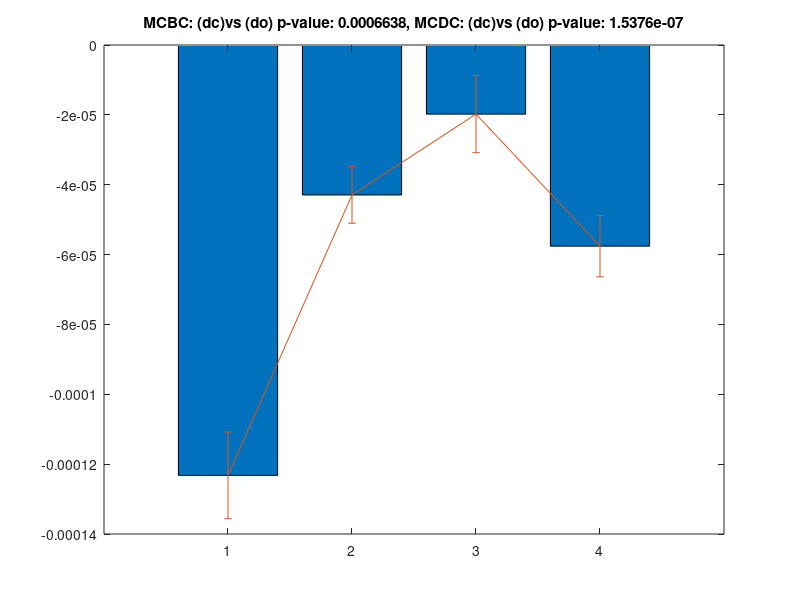

The MATLAB source for this figure: (Note: this script raises an error after producing the figure.)
%conn = database('',databaseuser,databasepwd,'com.mysql.jdbc.Driver', ...
%	databaseurl);
%
%%List of files
%files = fetch(exec(conn, ['SELECT et.`manualrecording` FROM experiment_tuning et']));
%files = files.Data;
%
%%Torque tuning angle (velocity)
%deltaBCI = [];
%deltacotuned = [];
%deltaother = [];
%
%dother = [];
%dcotuned = [];
%
%nR = 50;
%
%rng(15);
%
%for rep = 1:nR
%	display(['rep = ' num2str(rep)])
%	for idx = 1:length(files)
%		cotunedgranger = [];
%		othergranger = [];
%		mcfile = files{idx};
%		all_data = fetch(exec(conn, ['SELECT fl1.dir, fl2.dir, fl5.dir, et1.`tuning_type`, flin1.unit FROM '...
%		'`experiment_tuning` et1 '...
%		'INNER JOIN `fits` flin1 '...
%		'ON flin1.`nev file` = et1.`manualrecording`'...
%		'INNER JOIN `fits_linear` fl1 '...
%		'ON flin1.id = fl1.id '...
%		'INNER JOIN `fits` flin2 '...
%		'ON flin2.`nev file` = et1.`1DBCrecording`'...
%		'INNER JOIN `fits_linear` fl2 '...
%		'ON flin2.id = fl2.id '...
%		'INNER JOIN `fits` flin5 '...
%		'ON flin5.`nev file` = et1.`dualrecording` '...
%		'INNER JOIN `fits_linear` fl5 '...
%		'ON flin5.id = fl5.id '...
%		'WHERE flin1.modelID = 30 AND flin2.modelID = 30 AND flin5.modelID = 30 ' ...
%		'AND flin1.unit = flin2.unit AND flin2.unit = flin5.unit ' ...
%		'AND fl1.r2 > 0.0 '...
%		'AND NOT EXISTS (SELECT * FROM `bci_units` bci WHERE bci.`ID` = et1.`1DBCrecording` AND bci.unit = flin1.unit) '...
%		'AND et1.`manualrecording` = "' mcfile '" '...
%		'AND (et1.`tuning_type` = 1 OR et1.`tuning_type` = 3 OR et1.`tuning_type` = 4)']));
%		if strcmp(all_data.Data, 'No Data')
%			continue 
%		end
%		if size(all_data.Data, 1) < 4 
%			continue 
%		end
%	
%		all_theta = cell2mat(all_data.Data(:,1:3));
%		tuningtype = cell2mat(all_data.Data(:,4));
%		otherunits = all_data.Data(:,5);
%		
%		nU = size(otherunits, 1);
%		nonbciidx = randsample(nU,1);
%		otheridx = setdiff(1:nU, nonbciidx);
%
%		bci_theta = all_theta(nonbciidx,:);
%		bci_unit = otherunits(nonbciidx);
%
%		all_theta = all_theta(otheridx,:);
%		tuningtype = tuningtype(otheridx);
%		otherunits = otherunits(otheridx);
%
%		nU = nU - 1;
%		
%		%Pick cotuned units to BCI units in MC
%		diff_MC_theta = cos(bci_theta(1) - all_theta(:,1));
%		
%		%Pick top two
%		[l, cotunedidx] = sort(diff_MC_theta, 'descend'); 
%		cotunedidx = cotunedidx(1:2);
%		bcicotuned = diff_MC_theta(cotunedidx);
%		cotunedunits = otherunits(cotunedidx);
%	
%		%Pick random two 
%		otheridx = randsample(setdiff(1:nU, cotunedidx), 2);
%		otherunitnames = otherunits(otheridx);
%	
%		%Granger for cotuned units
%		skipthisone = 0;
%		for j = 1:length(cotunedunits)
%			unit = cotunedunits{j};
%			GC = fetch(exec(conn, ['SELECT fBC.analyses_id, fMC.`nev file`, fMC.unit tounit, '...
%			' egMC.fromunit, egMC.score egMCscore, egBC.score egBCscore, fconstMC.dev, fconstBC.dev, et.`tuning_type` FROM `experiment_tuning` et '...
%			'INNER JOIN `fits` fMC '...
%			'ON et.`manualrecording` = fMC.`nev file` '...
%			'INNER JOIN `estimates_te` egMC '...
%			'ON egMC.`id` = fMC.`id` '...
%			'INNER JOIN `fits` fBC '...
%			'ON et.`1DBCrecording` = fBC.`nev file` '...
%			'INNER JOIN `estimates_te` egBC '...
%			'ON egBC.`id` = fBC.`id` '...
%			'INNER JOIN `fits` fconstBC '...
%			'ON fconstBC.`nev file` = et.`1DBCrecording` AND fconstBC.unit = fMC.unit '...
%			'INNER JOIN `fits` fconstMC '...
%			'ON fconstMC.`nev file` = et.`manualrecording` AND fconstMC.unit = fMC.unit '...
%			'WHERE fMC.unit = fBC.unit AND egMC.fromunit = egBC.fromunit AND fMC.modelID = 37 AND fBC.modelID = 37 AND fMC.analyses_id = fBC.analyses_id '...
%			'AND fconstBC.modelID = 31 AND fconstMC.modelID = 31 '...
%			'AND NOT EXISTS (SELECT * FROM `bci_units` bci WHERE bci.`ID` = et.`1DBCrecording` AND bci.unit = fMC.unit) '...
%			'AND egMC.fromunit = "' unit '" '...
%			'AND fMC.unit = "' bci_unit{1} '" '...
%			'AND et.`manualrecording` = "' mcfile '"']));
%			if strcmp(GC.Data, 'No Data')
%				skipthisone = 1;
%				continue;
%			end		
%			cotunedgranger(j,1:2) = cell2mat(GC.Data(:,5:6));
%		end
%		if skipthisone == 1
%			continue;
%		end
%	
%		%Granger for other units
%		skipthisone = 0;
%		for j = 1:length(otherunitnames)
%			unit = otherunitnames{j};
%			GC = fetch(exec(conn, ['SELECT fBC.analyses_id, fMC.`nev file`, fMC.unit tounit, '...
%			' egMC.fromunit, egMC.score egMCscore, egBC.score egBCscore, fconstMC.dev, fconstBC.dev, et.`tuning_type` FROM `experiment_tuning` et '...
%			'INNER JOIN `fits` fMC '...
%			'ON et.`manualrecording` = fMC.`nev file` '...
%			'INNER JOIN `estimates_te` egMC '...
%			'ON egMC.`id` = fMC.`id` AND egMC.`fromunit` = "' unit '" ' ...
%			'INNER JOIN `fits` fBC '...
%			'ON et.`1DBCrecording` = fBC.`nev file` '...
%			'INNER JOIN `estimates_te` egBC '...
%			'ON egBC.`id` = fBC.`id` '...
%			'INNER JOIN `fits` fconstBC '...
%			'ON fconstBC.`nev file` = et.`1DBCrecording` AND fconstBC.unit = fMC.unit '...
%			'INNER JOIN `fits` fconstMC '...
%			'ON fconstMC.`nev file` = et.`manualrecording` AND fconstMC.unit = fMC.unit '...
%			'WHERE fMC.unit = fBC.unit AND egMC.fromunit = egBC.fromunit AND fMC.modelID = 37 AND fBC.modelID = 37 AND fMC.analyses_id = fBC.analyses_id '...
%			'AND fconstBC.modelID = 31 AND fconstMC.modelID = 31 '...
%			'AND NOT EXISTS (SELECT * FROM `bci_units` bci WHERE bci.`ID` = et.`1DBCrecording` AND bci.unit = fMC.unit) '...
%			'AND fMC.unit = "' bci_unit{1} '" '...
%			'AND et.`manualrecording` = "' mcfile '"']));
%			if strcmp(GC.Data, 'No Data')
%				skipthisone = 1;
%				continue;
%			end		
%			othergranger(j,1:2) = cell2mat(GC.Data(:,5:6));
%		end
%		if skipthisone == 1
%			continue;
%		end
%	
%		diffcotuned = diff(cotunedgranger, 1,2);
%		diffother = diff(othergranger, 1,2);
%		dcotuned = [dcotuned(:); diffcotuned(:)];
%		dother = [dother(:); diffother(:)];
%	end
%end
%
%dcotunedMCBC = dcotuned;
%dotherMCBC = dother; 
%
%%%%%%%%%%%%%%%%%%%%%
%%Do the same for DC%
%%%%%%%%%%%%%%%%%%%%%
%
%dother = [];
%dcotuned = [];
%
%for rep = 1:nR
%	display(['rep = ' num2str(rep)])
%	for idx = 1:length(files)
%		cotunedgranger = [];
%		othergranger = [];
%		mcfile = files{idx};
%		all_data = fetch(exec(conn, ['SELECT fl1.dir, fl2.dir, fl5.dir, et1.`tuning_type`, flin1.unit FROM '...
%		'`experiment_tuning` et1 '...
%		'INNER JOIN `fits` flin1 '...
%		'ON flin1.`nev file` = et1.`manualrecording`'...
%		'INNER JOIN `fits_linear` fl1 '...
%		'ON flin1.id = fl1.id '...
%		'INNER JOIN `fits` flin2 '...
%		'ON flin2.`nev file` = et1.`1DBCrecording`'...
%		'INNER JOIN `fits_linear` fl2 '...
%		'ON flin2.id = fl2.id '...
%		'INNER JOIN `fits` flin5 '...
%		'ON flin5.`nev file` = et1.`dualrecording` '...
%		'INNER JOIN `fits_linear` fl5 '...
%		'ON flin5.id = fl5.id '...
%		'WHERE flin1.modelID = 30 AND flin2.modelID = 30 AND flin5.modelID = 30 ' ...
%		'AND flin1.unit = flin2.unit AND flin2.unit = flin5.unit ' ...
%		'AND fl1.r2 > 0.0 '...
%		'AND NOT EXISTS (SELECT * FROM `bci_units` bci WHERE bci.`ID` = et1.`1DBCrecording` AND bci.unit = flin1.unit) '...
%		'AND et1.`manualrecording` = "' mcfile '" '...
%		'AND (et1.`tuning_type` = 1 OR et1.`tuning_type` = 3 OR et1.`tuning_type` = 4)']));
%		if strcmp(all_data.Data, 'No Data')
%			continue 
%		end
%		if size(all_data.Data, 1) < 4 
%			continue 
%		end
%	
%		all_theta = cell2mat(all_data.Data(:,1:3));
%		tuningtype = cell2mat(all_data.Data(:,4));
%		otherunits = all_data.Data(:,5);
%		
%		nU = size(otherunits, 1);
%		nonbciidx = randsample(nU,1);
%		otheridx = setdiff(1:nU, nonbciidx);
%
%		bci_theta = all_theta(nonbciidx,:);
%		bci_unit = otherunits(nonbciidx);
%
%		all_theta = all_theta(otheridx,:);
%		tuningtype = tuningtype(otheridx);
%		otherunits = otherunits(otheridx);
%
%		nU = nU - 1;
%		
%		%Pick cotuned units to BCI units in MC
%		diff_MC_theta = cos(bci_theta(1) - all_theta(:,1));
%		
%		%Pick top two
%		[l, cotunedidx] = sort(diff_MC_theta, 'descend'); 
%		cotunedidx = cotunedidx(1:2);
%		bcicotuned = diff_MC_theta(cotunedidx);
%		cotunedunits = otherunits(cotunedidx);
%	
%		%Pick random two 
%		otheridx = randsample(setdiff(1:nU, cotunedidx), 2);
%		otherunitnames = otherunits(otheridx);
%	
%		%Granger for cotuned units
%		skipthisone = 0;
%		for j = 1:length(cotunedunits)
%			unit = cotunedunits{j};
%			GC = fetch(exec(conn, ['SELECT fDC.analyses_id, fMC.`nev file`, fMC.unit tounit, '...
%			' egMC.fromunit, egMC.score egMCscore, egDC.score egDCscore, fconstMC.dev, fconstDC.dev, et.`tuning_type` FROM `experiment_tuning` et '...
%			'INNER JOIN `fits` fMC '...
%			'ON et.`manualrecording` = fMC.`nev file` '...
%			'INNER JOIN `estimates_te` egMC '...
%			'ON egMC.`id` = fMC.`id` '...
%			'INNER JOIN `fits` fDC '...
%			'ON et.`dualrecording` = fDC.`nev file` '...
%			'INNER JOIN `estimates_te` egDC '...
%			'ON egDC.`id` = fDC.`id` '...
%			'INNER JOIN `fits` fconstDC '...
%			'ON fconstDC.`nev file` = et.`dualrecording` AND fconstDC.unit = fMC.unit '...
%			'INNER JOIN `fits` fconstMC '...
%			'ON fconstMC.`nev file` = et.`manualrecording` AND fconstMC.unit = fMC.unit '...
%			'WHERE fMC.unit = fDC.unit AND egMC.fromunit = egDC.fromunit AND fMC.modelID = 37 AND fDC.modelID = 37 AND fMC.analyses_id = fDC.analyses_id '...
%			'AND fconstDC.modelID = 31 AND fconstMC.modelID = 31 '...
%			'AND NOT EXISTS (SELECT * FROM `bci_units` bci WHERE bci.`ID` = et.`dualrecording` AND bci.unit = fMC.unit) '...
%			'AND egMC.fromunit = "' unit '" '...
%			'AND fMC.unit = "' bci_unit{1} '" '...
%			'AND et.`manualrecording` = "' mcfile '"']));
%			if strcmp(GC.Data, 'No Data')
%				skipthisone = 1;
%				continue;
%			end		
%			cotunedgranger(j,1:2) = cell2mat(GC.Data(:,5:6));
%		end
%		if skipthisone == 1
%			continue;
%		end
%	
%		%Granger for other units
%		skipthisone = 0;
%		for j = 1:length(otherunitnames)
%			unit = otherunitnames{j};
%			GC = fetch(exec(conn, ['SELECT fBC.analyses_id, fMC.`nev file`, fMC.unit tounit, '...
%			' egMC.fromunit, egMC.score egMCscore, egBC.score egBCscore, fconstMC.dev, fconstBC.dev, et.`tuning_type` FROM `experiment_tuning` et '...
%			'INNER JOIN `fits` fMC '...
%			'ON et.`manualrecording` = fMC.`nev file` '...
%			'INNER JOIN `estimates_te` egMC '...
%			'ON egMC.`id` = fMC.`id` AND egMC.`fromunit` = "' unit '" ' ...
%			'INNER JOIN `fits` fBC '...
%			'ON et.`1DBCrecording` = fBC.`nev file` '...
%			'INNER JOIN `estimates_te` egBC '...
%			'ON egBC.`id` = fBC.`id` '...
%			'INNER JOIN `fits` fconstBC '...
%			'ON fconstBC.`nev file` = et.`1DBCrecording` AND fconstBC.unit = fMC.unit '...
%			'INNER JOIN `fits` fconstMC '...
%			'ON fconstMC.`nev file` = et.`manualrecording` AND fconstMC.unit = fMC.unit '...
%			'WHERE fMC.unit = fBC.unit AND egMC.fromunit = egBC.fromunit AND fMC.modelID = 37 AND fBC.modelID = 37 AND fMC.analyses_id = fBC.analyses_id '...
%			'AND fconstBC.modelID = 31 AND fconstMC.modelID = 31 '...
%			'AND NOT EXISTS (SELECT * FROM `bci_units` bci WHERE bci.`ID` = et.`1DBCrecording` AND bci.unit = fMC.unit) '...
%			'AND fMC.unit = "' bci_unit{1} '" '...
%			'AND et.`manualrecording` = "' mcfile '"']));
%			if strcmp(GC.Data, 'No Data')
%				skipthisone = 1;
%				continue;
%			end		
%			othergranger(j,1:2) = cell2mat(GC.Data(:,5:6));
%		end
%		if skipthisone == 1
%			continue;
%		end
%	
%	%'AND egMC.fromunit = "' unit '" '...
%		diffcotuned = diff(cotunedgranger, 1,2);
%		diffother = diff(othergranger, 1,2);
%		%pause 
%	
%		dcotuned = [dcotuned(:); diffcotuned(:)];
%		dother = [dother(:); diffother(:)];
%	end
%end
%
%save('./scripts/fig3b+c_part2.mat')
load('./scripts/fig3b+c_part2.mat')

dcotunedMCDC = dcotuned;
dotherMCDC = dother; 

[hMCBC, pMCBC] = ttest2(abs(dcotunedMCBC), abs(dotherMCBC))
[hMCDC, pMCDC] = ttest2(abs(dcotunedMCDC), abs(dotherMCDC))

[hMCBCsgn, pMCBCsgn] = ttest2((dcotunedMCBC), (dotherMCBC))
[hMCDCsgn, pMCDCsgn] = ttest2((dcotunedMCDC), (dotherMCDC))

[pMCBCrs, hMCBCrs] = ranksum((dcotunedMCBC), (dotherMCBC))
[pMCDCrs, hMCDCrs] = ranksum((dcotunedMCDC), (dotherMCDC))

[pMCBCsrC, hMCBCsrC] = signrank(dcotunedMCBC)
[pMCBCsrO, hMCBCsrO] = signrank(dotherMCBC)
[pMCDCsrC, hMCDCsrC] = signrank(dcotunedMCDC)
[pMCDCsrO, hMCDCsrO] = signrank(dotherMCDC)

[pBCDCrsC, hBCDCrsC] = ranksum((dcotunedMCBC), (dcotunedMCDC))
[pBCDCrsO, hBCDCrsO] = ranksum((dotherMCBC), (dotherMCDC))

figure
bar([mean((dcotunedMCBC)), mean((dotherMCBC)), mean((dcotunedMCDC)), mean((dotherMCDC))]);
hold on 
title(['MCBC: (dc)vs (do) p-value: ' num2str(pMCBCrs) ', MCDC: (dc)vs (do) p-value: ' num2str(pMCDCrs)])

errorbar([mean(dcotunedMCBC), mean(dotherMCBC), mean(dcotunedMCDC), mean(dotherMCDC)],...
	[std(dcotunedMCBC)/sqrt(length(dcotunedMCBC)), std(dotherMCBC)/sqrt(length(dotherMCBC)), std(dcotunedMCDC)/sqrt(length(dcotunedMCDC)), std(dotherMCDC)/sqrt(length(dotherMCDC))]);

saveplot(gcf, './figures/TE-decoupling-bargraph_bootstrap_rotated_signed_sem_noncontrol.eps')

save('bcitTEchanges_bootstrap_rotated_noncontrol.mat')